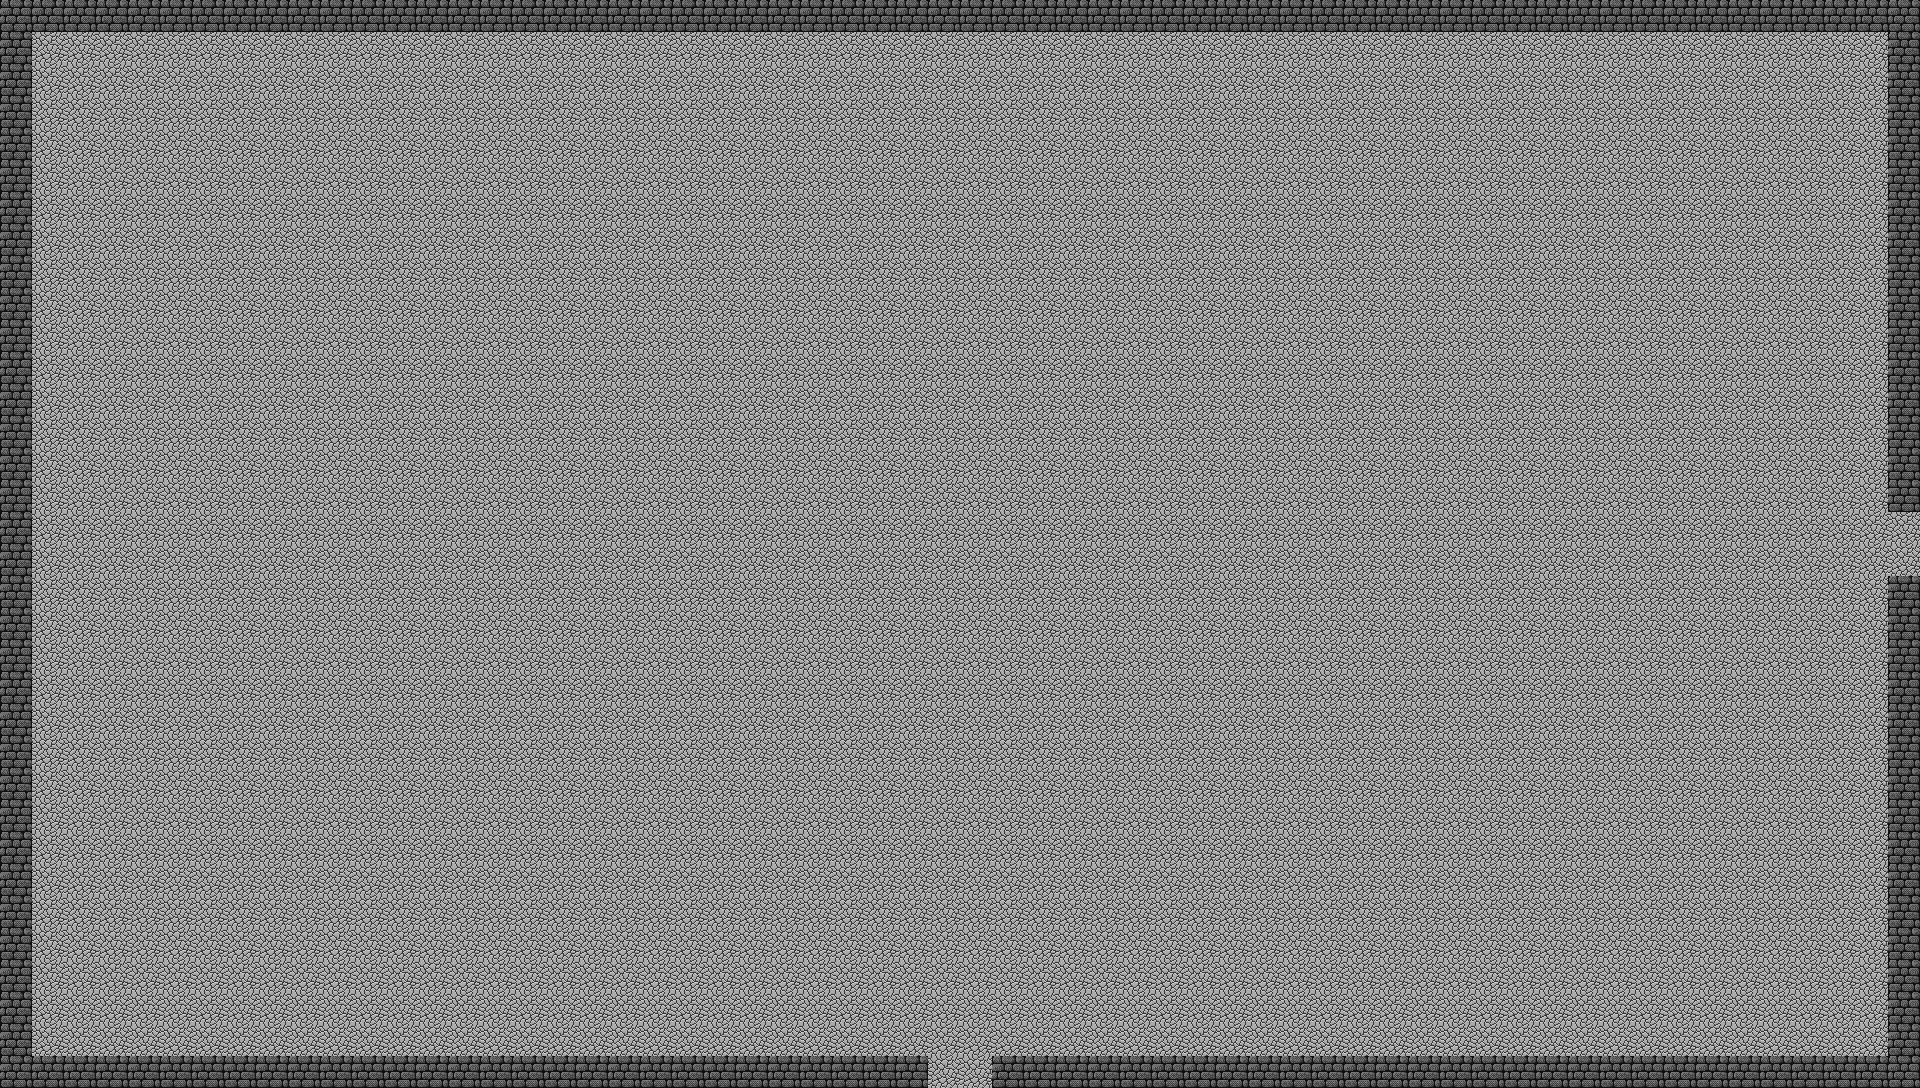

This game map was drawn from its Tiled (.tmx) file and the tilesets committed beside it. A one-line description and the trimmed map source follow:
An orthogonal 60x34 tile map with 32x32 px tiles, 2 tile layers (Base, Decorations), 7 tilesets.

<map version="1.0" orientation="orthogonal" width="60" height="34" tilewidth="32" tileheight="32">
 <tileset firstgid="1" source="../../tilesets/Dungeon 1.tsx" />
 <tileset firstgid="91" source="../../tilesets/Dungeon 2.tsx" />
 <tileset firstgid="235" source="../../tilesets/Dungeon 3.tsx" />
 <tileset firstgid="352" source="../../tilesets/Dungeon 4.tsx" />
 <tileset firstgid="523" source="../../tilesets/Overworld 1.tsx" />
 <tileset firstgid="651" source="../../tilesets/Overworld 2.tsx" />
 <tileset firstgid="787" source="../../tilesets/Overworld 3.tsx" />
 <layer name="Base" width="60" height="34">
  <data>[2040 cells, 2040 non-empty, 1 distinct tile ids]</data>
 </layer>
 <layer name="Decorations" width="60" height="34">
  <data>[2040 cells, 2040 non-empty, 2 distinct tile ids]</data>
 </layer>
 <objectgroup name="Objects" width="60" height="34" />
</map>
